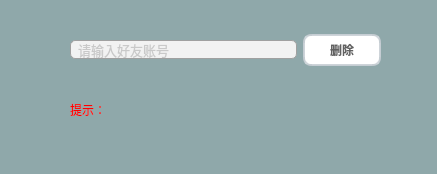
<?xml version="1.0" encoding="UTF-8"?>
<ui version="4.0">
 <class>MainWindow</class>
 <widget class="QMainWindow" name="MainWindow">
  <property name="geometry">
   <rect>
    <x>0</x>
    <y>0</y>
    <width>437</width>
    <height>174</height>
   </rect>
  </property>
  <property name="windowTitle">
   <string>删除好友</string>
  </property>
  <property name="styleSheet">
   <string notr="true">background-color: rgb(143, 168, 170);</string>
  </property>
  <widget class="QWidget" name="centralwidget">
   <widget class="QWidget" name="horizontalLayoutWidget">
    <property name="geometry">
     <rect>
      <x>70</x>
      <y>10</y>
      <width>311</width>
      <height>80</height>
     </rect>
    </property>
    <layout class="QHBoxLayout" name="horizontalLayout">
     <item>
      <widget class="QLineEdit" name="friend_login_id_edit">
       <property name="styleSheet">
        <string notr="true">QLineEdit {
	border: 1px solid #A0A0A0; /* 边框宽度为1px，颜色为#A0A0A0 */
	border-radius: 5px; /* 边框圆角 */
	padding-left: 5px; /* 文本距离左边界有5px */
	background-color: #F2F2F2; /* 背景颜色 */
	color: #A0A0A0; /* 文本颜色 */
	selection-background-color: #A0A0A0; /* 选中文本的背景颜色 */
	selection-color: #F2F2F2; /* 选中文本的颜色 */
	font-family: &quot;Microsoft YaHei&quot;; /* 文本字体族 */
	font-size: 10pt; /* 文本字体大小 */
}

QLineEdit:hover { /* 鼠标悬浮在QLineEdit时的状态 */
	border: 2px solid #298DFF;
	border-radius: 5px;
	background-color: #F2F2F2;
	color: #298DFF;
	selection-background-color: #298DFF;
	selection-color: #F2F2F2;
}

QLineEdit[echoMode=&quot;2&quot;] { /* QLineEdit有输入掩码时的状态 */
	lineedit-password-character: 9679;
	lineedit-password-mask-delay: 2000;
}
</string>
       </property>
       <property name="placeholderText">
        <string>请输入好友账号</string>
       </property>
      </widget>
     </item>
     <item>
      <widget class="QPushButton" name="delete_friend_button">
       <property name="styleSheet">
        <string notr="true">QPushButton{
    padding: 5px 25px;
    border-style: solid;
    border-top-color: qlineargradient(spread:pad, x1:0, y1:0, x2:0, y2:1, stop:0 #c1c9cf, stop:1 #d2d8dd);
    border-right-color: qlineargradient(spread:pad, x1:1, y1:0, x2:0, y2:0, stop:0 #c1c9cf, stop:1 #d2d8dd);
    border-bottom-color: qlineargradient(spread:pad, x1:0, y1:1, x2:0, y2:0, stop:0 #c1c9cf, stop:1 #d2d8dd);
    border-left-color: qlineargradient(spread:pad, x1:0, y1:0, x2:1, y2:0, stop:0 #c1c9cf, stop:1 #d2d8dd);
    border-width: 2px;
    border-radius: 8px;
    color: #616161;
    font-weight: bold;
	background-color: rgb(255, 255, 255);
	
	
	
}
QPushButton::default, QToolButton::default, QCommandLinkButton::default{
    border: 2px solid transparent;
    color: #FFFFFF;
    background-color: qlineargradient(spread:pad, x1:0.5, y1:0, x2:0.5, y2:1, stop:0 #84afe5, stop:1 #1168e4);
}
QPushButton:hover, QToolButton:hover, QCommandLinkButton:hover{
    
	color: rgb(255, 79, 147);
}
QPushButton:pressed, QToolButton:pressed, QCommandLinkButton:pressed{
    color: #aeaeae;
    background-color:grey;
}</string>
       </property>
       <property name="text">
        <string>删除</string>
       </property>
      </widget>
     </item>
    </layout>
   </widget>
   <widget class="QLabel" name="add_notice_label">
    <property name="geometry">
     <rect>
      <x>70</x>
      <y>100</y>
      <width>301</width>
      <height>20</height>
     </rect>
    </property>
    <property name="styleSheet">
     <string notr="true">color: rgb(255, 0, 0);
font: 9pt &quot;楷体&quot;;</string>
    </property>
    <property name="text">
     <string>提示：</string>
    </property>
   </widget>
  </widget>
  <widget class="QMenuBar" name="menubar">
   <property name="geometry">
    <rect>
     <x>0</x>
     <y>0</y>
     <width>437</width>
     <height>26</height>
    </rect>
   </property>
  </widget>
  <widget class="QStatusBar" name="statusbar"/>
 </widget>
 <resources/>
 <connections/>
</ui>
